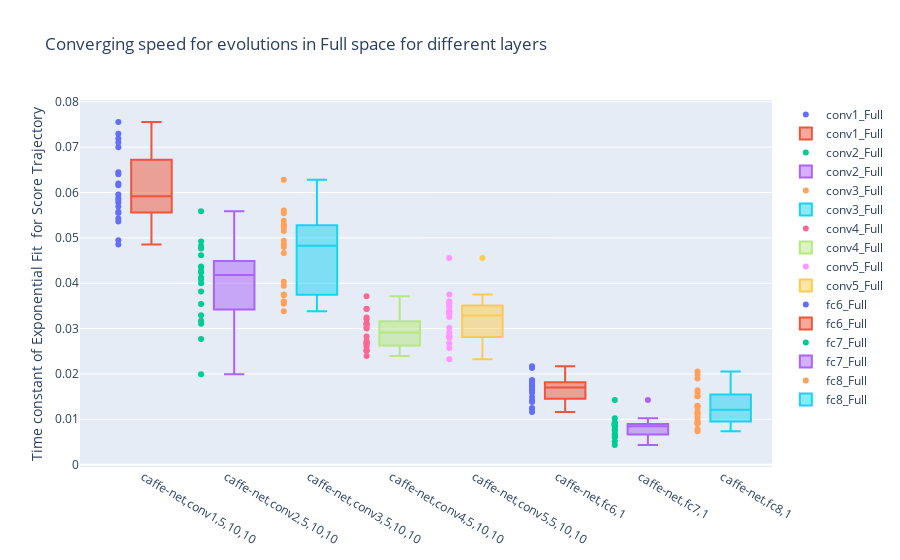

The notebook cell saved with this chart:
### Code cell
layout = go.Layout(
    title = go.layout.Title(text="Converging speed for evolutions in Full space for different layers",
                           xanchor='auto'), 
    xaxis = go.layout.XAxis(
        tickmode = 'array',
        tickvals = 0.3+np.arange(len(layer_names)),
        ticktext = unit_arr#layer_names
    ), 
    yaxis=go.layout.YAxis(
        title=go.layout.yaxis.Title(text="Time constant of Exponential Fit\n for Score Trajectory",))
)
fig4 = go.Figure(
    layout = layout
)
for i, unit in enumerate(unit_arr):
    fit_result_cont = np.load(join(basedir, "%s_%s_%d_full" % (unit[0], unit[1], unit[2]), 'ExpFuncFit.npy'))
    fig4.add_scatter(
        x=[i]*best_scores.shape[0],
        y=fit_result_cont[:,1],
        mode='markers', name=layer_names[i]+"_Full", #showlegend=True
    )
    fig4.add_box(
        x0=i+0.4, y=fit_result_cont[:,1],
        name=layer_names[i]+"_Full", #showlegend=True
    )
fig4.show()
